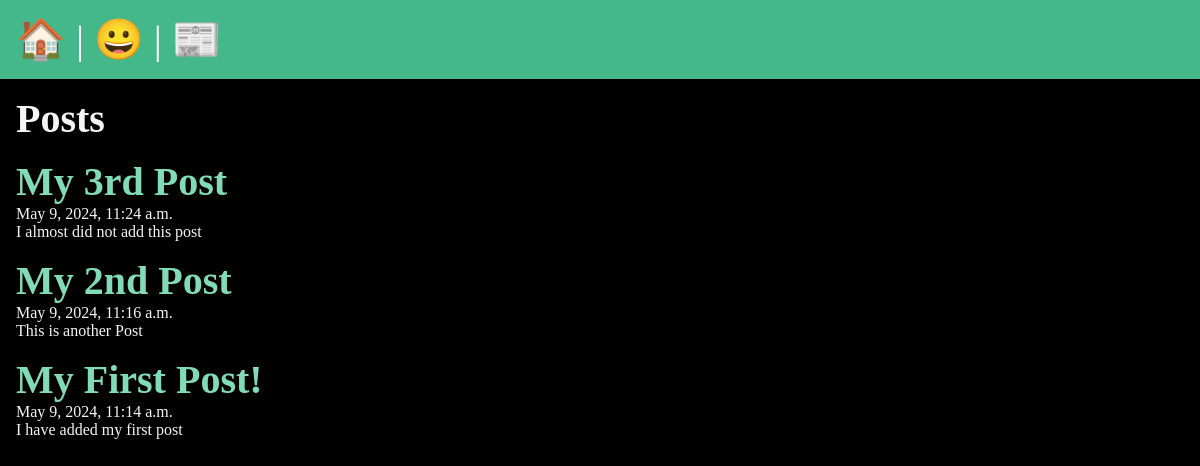
/posts/, run on the app's committed database.
### posts/models.py (models this page shows, shortened)
class Post(models.Model):
    title = models.CharField(max_length=200)
    body = models.TextField()
    slug = models.SlugField()
    date = models.DateTimeField(auto_now_add=True)
    banner= models.ImageField(default='fallback.png', blank=True)

### posts/views.py (the view)
# urls.py: path('', views.posts_lists, name='list'),
def posts_lists(request):
    posts = Post.objects.all().order_by('-date')
    return render(request, 'posts/posts_list.html', {'posts': posts})

### posts/templates/posts/posts_list.html (shortened to what this page needs)
{% extends 'layout.html' %}
{% block content %}
    <section>
    <h1>Posts</h1>
    {% for post in posts %}
        <article class="post">
            <h2>
                <a href="{% url 'posts:page' slug=post.slug %}">
                    {{ post.title }}
                </a>
            </h2>
            <p>{{ post.date }}</p>
            <p>{{ post.body }}</p>
        </article>
    {% endfor %}
</section>
{% endblock %}

### static/css/styles.css (style rules this page uses)
* { margin: 0; padding: 0; box-sizing: border-box; }
body { min-height: 100vh; background-color: black; color: whitesmoke; font-size: 3rem; }
section { display: flex; flex-flow: column; gap: 1rem; }
h1, h2 { font-size: 2.5rem; }
p { font-size: 1rem; }
a { text-decoration: none; color: #81dbb8; }

### data on the page
Post: title "My 3rd Post", date "May 9, 2024, 11:24 a.m.", body "I almost did not add this post"
Post: title "My 2nd Post", date "May 9, 2024, 11:16 a.m.", body "This is another Post"
Post: title "My First Post!", date "May 9, 2024, 11:14 a.m.", body "I have added my first post"
